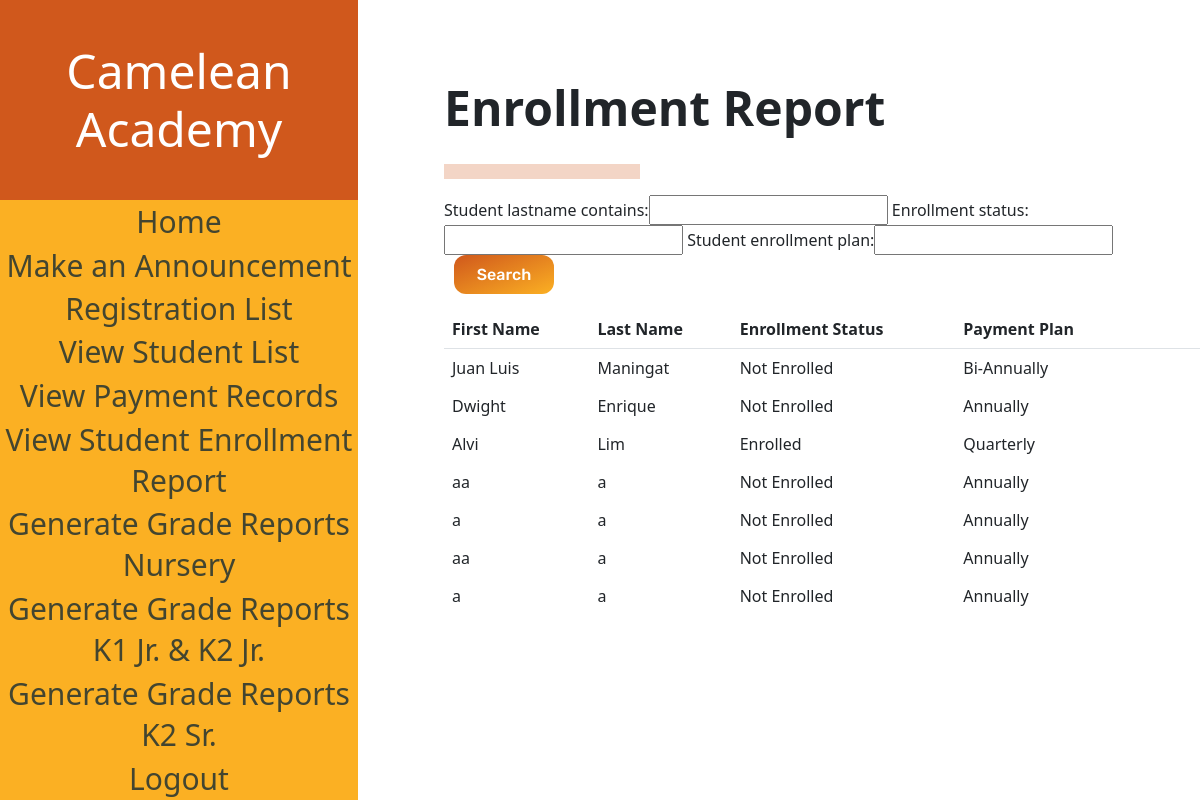
/studentEnrollment (signed in), run on an earlier commit of the app's database.
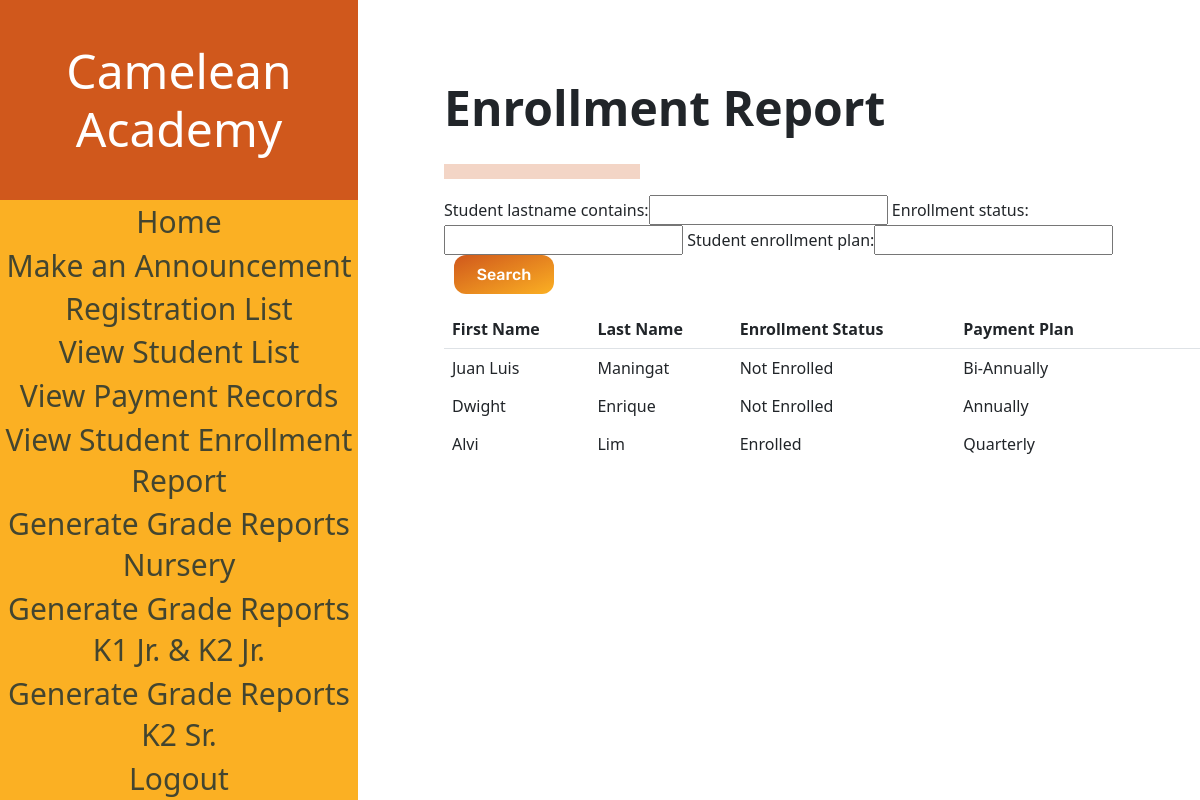
And on a later commit of the database.
### sis_app/models.py (models this page shows)
class Account(models.Model):
    username = models.CharField(max_length=128)
    password = models.CharField(max_length=128)#passwords should be stored hashed
    class Meta:
        abstract=True # Don't use this line if you want Contact to have its own table

class Student(Account):
    student_firstname = models.CharField(max_length=128, default=None)#
    student_lastname = models.CharField(max_length=128, default=None)#
    student_middlename = models.CharField(max_length=128, default=None)
    student_nickname = models.CharField(max_length=128, default=None)
    student_birthday = models.DateField(default=datetime.date.today())
    grade_levels = [
        ('Nursery','Nursery'),
        ('Kinder 1','Kinder 1'),
        ('Kinder 2 Junior', 'Kinder 2 Junior'),
        ('Kinder 2 Senior', 'Kinder 2 Senior'),
    ]
    student_grade_level = models.CharField(max_length=128, choices=grade_levels, default='Nursery')#
    status =[
    ('Not Enrolled','Not Enrolled'),
    ('Enrolled', 'Enrolled'),
    ]#
    sy = [tuple([x,x]) for x in range(2022,2035)]
    enrollment_status = models.CharField(max_length=20, choices=status,default='Not Enrolled')#
    student_schoolyear_start=models.IntegerField(choices=sy, default=None)#
    student_address = models.CharField(max_length=300, default=None)
    student_religion = models.CharField(max_length=128, default=None, blank=True)
    student_nationality = models.CharField(max_length=128, default=None)
    student_hobbies = models.TextField(max_length=500, default=None)
    student_likes = models.TextField(max_length=500, default=None)
    student_dislikes = models.TextField(max_length=500, default=None)
    student_shm = models.TextField(max_length=500, default=None)
    student_allergies = models.TextField(max_length=500, default=None)
    student_sd = models.TextField(max_length=500, default=None)
    student_oconsiderations = models.TextField(max_length=500, default=None, blank=True)
    student_guardianemail = models.EmailField(max_length = 254, default=None)
    student_f_firstname = models.CharField(max_length=128, default=None)
    student_f_lastname = models.CharField(max_length=128, default=None)
    student_f_middlename = models.CharField(max_length=128, default=None)
    student_f_telno = models.CharField(max_length=128, default=None)
    student_f_address = models.CharField(max_length=300, default=None)
    student_f_occupation = models.CharField(max_length=128, default=None)
    student_f_employer = models.CharField(max_length=128, default=None, blank=True)
    student_f_oaddress = models.CharField(max_length=300, default=None, blank=True)
    student_f_otelno = models.CharField(max_length=128, default=None, blank=True)
    student_f_natureofbusiness = models.CharField(max_length=128, default=None, blank=True)
    student_m_firstname = models.CharField(max_length=128, default=None)
    student_m_lastname = models.CharField(max_length=128, default=None)
    student_m_middlename = models.CharField(max_length=128, default=None)
    student_m_telno = models.CharField(max_length=128, default=None)
    student_m_address = models.CharField(max_length=300, default=None)
    student_m_occupation = models.CharField(max_length=128, default=None)
    student_m_employer = models.CharField(max_length=128, default=None, blank=True)
    student_m_oaddress = models.CharField(max_length=300, default=None, blank=True)
    student_m_otelno = models.CharField(max_length=128, default=None, blank=True)
    student_m_natureofbusiness = models.CharField(max_length=128, default=None, blank=True)
    student_sibling_name = models.CharField(max_length=300, default=None, blank=True)
    student_sibling_gender = models.CharField(max_length=128, default=None, blank=True)
    student_sibling_age = models.IntegerField(default=None, blank=True)
    student_sibling_school=models.CharField(max_length=300, default=None, blank=True)
    student_medexp = models.BooleanField(default = False)
    student_rules = models.BooleanField(default = False)
    student_accuracy = models.BooleanField(default = False)
    student_signedname = models.CharField(max_length=300, default=None)
    student_signdate = models.DateField(default=datetime.date.today())
    enrollment_plan_choices =[
    ('Annually','Annually'),
    ('Bi-Annually', 'Bi-Annually'),
    ('Quarterly', 'Quarterly'),
    ]
    student_enrollment_plan = models.CharField(max_length=20, choices=enrollment_plan_choices,default='Annually')

### sis_app/views.py (the view)
# urls.py: path('studentEnrollment',views.EnrollmentStatusAndPaymentPlan, name="student_enrollment"),
@login_required(login_url='sis_app:log_in')
def EnrollmentStatusAndPaymentPlan(request):
    if request.user.is_superuser:
        students = Student.objects.all()
        myFilter2 = EnrollmentStatusAndPaymentPlanFilter(request.GET, queryset=students)
        students = myFilter2.qs
        context = {'studentList' : students, 'myFilter2': myFilter2}
        return render(request,"sis_app/Student_Enrollment.html", context)
    else:
        return redirect('sis_app:home')

### sis_app/templates/sis_app/Student_Enrollment.html (shortened to what the changed rows need)
{% load static %}
    <link href="https://cdn.jsdelivr.net/npm/bootstrap@5.1.3/dist/css/bootstrap.min.css" rel="stylesheet">
	<link rel="stylesheet" href="{% static "styles/sEnrollment.css" %}" type="text/css">
<body>
    <div class="navbar">
        <div class="navbar-table-container">
            <table class = "navbarTable">
                <thead class= "border-bottom font-weight-bold">
                    <h1 class = "navbarHeader">
                        Camelean Academy
                    </h1>
                </thead>
            </table>
        </div>
    </div>
    <div class = "elements">
        <h2 class="pageHeading">Enrollment Report</h2>
        <div class = "form">
            <div class="form-container">
                <form method="get" style=>
                    {{myFilter2.form}}
                </form>
                <div class="table-container">
                    <table class = "table table-borderless">
                        <thead class= "border-bottom font-weight-bold">
                            <tr>
                                <th>First Name</th>
                                <th>Last Name</th>
                                <th>Enrollment Status</th>
                                <th>Payment Plan</th>
                                <th></th>
                                <th></th>
                                <th></th>
                            </tr>
                        </thead>
                        <tbody>
                            {% for student in studentList %}
                            <tr id="searchbar">
                                <td data-heading="First Name">{{student.student_firstname}}</td>
                                <td data-heading="Last Name">{{student.student_lastname}}</td>
                                <td data-heading="Enrollment Status">{{student.enrollment_status}}</td>
                                <td data-heading="Payment Plan">{{student.student_enrollment_plan}}</td>
                            </tr>
                            {% endfor %}
                        </tbody>
                    </table>
                </div>
            </div>
        </div>
    </div>
</body>

What changed in the data, as far as the page shows it:
removed Student: student_firstname "aa", student_lastname "a", enrollment_status "Not Enrolled", student_enrollment_plan "Annually"
removed Student: student_firstname "a", student_lastname "a", enrollment_status "Not Enrolled", student_enrollment_plan "Annually"
removed Student: student_firstname "aa", student_lastname "a", enrollment_status "Not Enrolled", student_enrollment_plan "Annually"
removed Student: student_firstname "a", student_lastname "a", enrollment_status "Not Enrolled", student_enrollment_plan "Annually"
